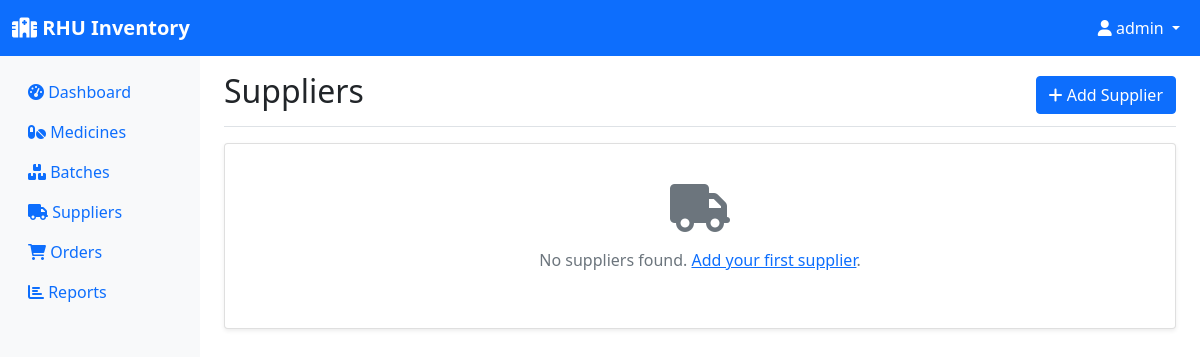
Before: /suppliers (signed in) with the older database file.
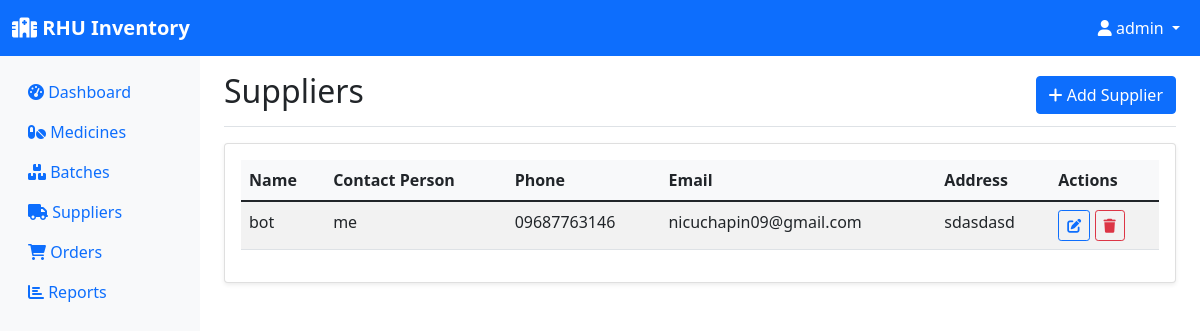
After: the same page with the newer database file.
### models.py (models this page shows, shortened)
class Supplier(db.Model):
    id = db.Column(db.Integer, primary_key=True)
    name = db.Column(db.String(100), nullable=False)
    contact_person = db.Column(db.String(100))
    phone = db.Column(db.String(20))
    email = db.Column(db.String(120))
    address = db.Column(db.String(200))
    created_at = db.Column(db.DateTime, default=datetime.utcnow)
    medicines = db.relationship('Medicine', backref='supplier', lazy=True)
    orders = db.relationship('Order', backref='supplier', lazy=True)

### app.py (the view)
@app.route('/suppliers')
@login_required
def suppliers():
    suppliers = Supplier.query.all()
    return render_template('suppliers.html', suppliers=suppliers)

### app.py (called while the page is built)
@login_manager.user_loader
def load_user(user_id):
    return User.query.get(int(user_id))

### templates/suppliers.html (shortened to what this page needs)
{% extends "base.html" %}
{% block content %}
<div class="d-flex justify-content-between flex-wrap flex-md-nowrap align-items-center pt-3 pb-2 mb-3 border-bottom">
    <h1 class="h2">Suppliers</h1>
    <a href="{{ url_for('add_supplier') }}" class="btn btn-primary">
        <i class="fas fa-plus"></i> Add Supplier
    </a>
</div>
<div class="card">
    <div class="card-body">
        {% if suppliers %}
        <div class="table-responsive">
            <table class="table table-striped">
                <thead>
                    <tr>
                        <th>Name</th>
                        <th>Contact Person</th>
                        <th>Phone</th>
                        <th>Email</th>
                        <th>Address</th>
                        <th>Actions</th>
                    </tr>
                </thead>
                <tbody>
                    {% for supplier in suppliers %}
                    <tr>
                        <td>{{ supplier.name }}</td>
                        <td>{{ supplier.contact_person or '-' }}</td>
                        <td>{{ supplier.phone or '-' }}</td>
                        <td>{{ supplier.email or '-' }}</td>
                        <td>{{ supplier.address or '-' }}</td>
                        <td>
                            <a href="{{ url_for('edit_supplier', id=supplier.id) }}" class="btn btn-sm btn-outline-primary">
                                <i class="fas fa-edit"></i>
                            </a>
                            <form method="POST" action="{{ url_for('delete_supplier', id=supplier.id) }}" class="d-inline"
                                  onsubmit="return confirm('Are you sure you want to delete this supplier?')">
                                <button type="submit" class="btn btn-sm btn-outline-danger">
                                    <i class="fas fa-trash"></i>
                                </button>
                            </form>
                        </td>
                    </tr>
                    {% endfor %}
                </tbody>
            </table>
        </div>
        {% else %}
        <div class="text-center py-4">
            <i class="fas fa-truck fa-3x text-muted mb-3"></i>
            <p class="text-muted">No suppliers found. <a href="{{ url_for('add_supplier') }}">Add your first supplier</a>.</p>
        </div>
        {% endif %}
    </div>
</div>
{% endblock %}

Changed rows visible on the page:
added Supplier: name "bot", contact_person "me", phone "09687763146", email "nicuchapin09@gmail.com", address "sdasdasd"
Other visible differences:
text no longer shown: "No suppliers found. Add your first supplier ."
text now shown: "Name Contact Person Phone Email Address Actions"
